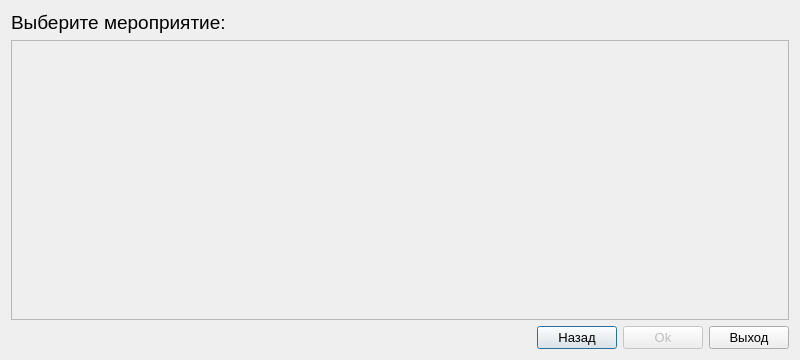
<?xml version="1.0" encoding="UTF-8"?>
<ui version="4.0">
 <class>ChooseQuizDialog</class>
 <widget class="QDialog" name="ChooseQuizDialog">
  <property name="geometry">
   <rect>
    <x>0</x>
    <y>0</y>
    <width>800</width>
    <height>360</height>
   </rect>
  </property>
  <property name="font">
   <font>
    <pointsize>14</pointsize>
   </font>
  </property>
  <property name="windowTitle">
   <string>Генератор бланков</string>
  </property>
  <layout class="QVBoxLayout" name="verticalLayout_2">
   <item>
    <layout class="QVBoxLayout" name="verticalLayout">
     <item>
      <widget class="QLabel" name="label">
       <property name="text">
        <string>Выберите мероприятие:</string>
       </property>
      </widget>
     </item>
     <item>
      <widget class="QScrollArea" name="scrollArea">
       <property name="widgetResizable">
        <bool>true</bool>
       </property>
       <widget class="QWidget" name="scrollAreaWidgetContents">
        <property name="geometry">
         <rect>
          <x>0</x>
          <y>0</y>
          <width>778</width>
          <height>277</height>
         </rect>
        </property>
        <layout class="QVBoxLayout" name="verticalLayout_4">
         <item>
          <layout class="QVBoxLayout" name="verticalLayout_3">
           <item>
            <layout class="QVBoxLayout" name="quizzesLayout"/>
           </item>
           <item>
            <spacer name="verticalSpacer">
             <property name="orientation">
              <enum>Qt::Vertical</enum>
             </property>
             <property name="sizeHint" stdset="0">
              <size>
               <width>20</width>
               <height>40</height>
              </size>
             </property>
            </spacer>
           </item>
          </layout>
         </item>
        </layout>
       </widget>
      </widget>
     </item>
    </layout>
   </item>
   <item>
    <layout class="QHBoxLayout" name="horizontalLayout">
     <item>
      <spacer name="horizontalSpacer">
       <property name="orientation">
        <enum>Qt::Horizontal</enum>
       </property>
       <property name="sizeHint" stdset="0">
        <size>
         <width>40</width>
         <height>20</height>
        </size>
       </property>
      </spacer>
     </item>
     <item>
      <widget class="QPushButton" name="backButton">
       <property name="font">
        <font>
         <pointsize>10</pointsize>
        </font>
       </property>
       <property name="text">
        <string>Назад</string>
       </property>
      </widget>
     </item>
     <item>
      <widget class="QPushButton" name="okButton">
       <property name="enabled">
        <bool>false</bool>
       </property>
       <property name="font">
        <font>
         <pointsize>10</pointsize>
        </font>
       </property>
       <property name="text">
        <string>Ok</string>
       </property>
      </widget>
     </item>
     <item>
      <widget class="QPushButton" name="exitButton">
       <property name="font">
        <font>
         <pointsize>10</pointsize>
        </font>
       </property>
       <property name="text">
        <string>Выход</string>
       </property>
      </widget>
     </item>
    </layout>
   </item>
  </layout>
 </widget>
 <resources/>
 <connections>
  <connection>
   <sender>exitButton</sender>
   <signal>clicked()</signal>
   <receiver>ChooseQuizDialog</receiver>
   <slot>reject()</slot>
   <hints>
    <hint type="sourcelabel">
     <x>752</x>
     <y>337</y>
    </hint>
    <hint type="destinationlabel">
     <x>399</x>
     <y>179</y>
    </hint>
   </hints>
  </connection>
 </connections>
</ui>
